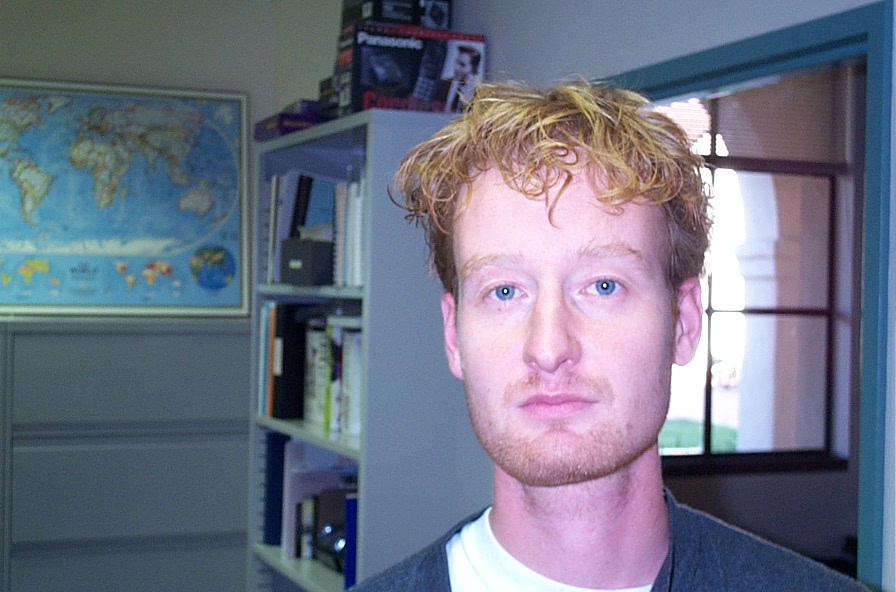
//> input picture object-detection/face-detection/image_0260.jpg, 896 x 592 px
$ ./thre -l=../../object-detection/face-detection/image_0260.jpg -r=../../object-detection/face-detection/temp.jpg   (built with g++ and OpenCV 4)
//> lines starting //> are read from the running program, lines starting //| are printed output that depends on the picture
#include <iostream>
#include <vector>
#include <sstream>
#include <cmath>

#include "opencv2/core.hpp"
#include "opencv2/core/utility.hpp"
#include "opencv2/highgui.hpp"
#include "opencv2/video.hpp"
// #include "opencv2/cudaoptflow.hpp"
// #include "opencv2/cudaarithm.hpp"

using namespace std;
using namespace cv;
using namespace cv::cuda;

template <typename T>
inline T mapVal(T x, T a, T b, T c, T d)
{
    x = ::max(::min(x, b), a);
    return c + (d-c) * (x-a) / (b-a);
}

static void colorizeFlow(const Mat &u, const Mat &v, Mat &dst)
{
    double uMin, uMax;
    cv::minMaxLoc(u, &uMin, &uMax, 0, 0);
    double vMin, vMax;
    cv::minMaxLoc(v, &vMin, &vMax, 0, 0);
    uMin = ::abs(uMin); uMax = ::abs(uMax);
    vMin = ::abs(vMin); vMax = ::abs(vMax);
    float dMax = static_cast<float>(::max(::max(uMin, uMax), ::max(vMin, vMax)));

    dst.create(u.size(), CV_8UC3);
    for (int y = 0; y < u.rows; ++y)
    {
        for (int x = 0; x < u.cols; ++x)
        {
            dst.at<uchar>(y,3*x) = 0;
            dst.at<uchar>(y,3*x+1) = (uchar)mapVal(-v.at<float>(y,x), -dMax, dMax, 0.f, 255.f);
            dst.at<uchar>(y,3*x+2) = (uchar)mapVal(u.at<float>(y,x), -dMax, dMax, 0.f, 255.f);
        }
    }
}

int main(int argc, char **argv)
{
    CommandLineParser cmd(argc, argv,
            "{ l left  | ../data/basketball1.png | specify left image }"
            "{ r right | ../data/basketball2.png | specify right image }"
            "{ h help  | | print help message }");

    cmd.about("Farneback's optical flow sample.");
    if (cmd.has("help") || !cmd.check())
    {
        cmd.printMessage();
        cmd.printErrors();
        return 0;
    }


    string pathL = cmd.get<string>("left");
    string pathR = cmd.get<string>("right");
    if (pathL.empty()) cout << "Specify left image path\n";
    if (pathR.empty()) cout << "Specify right image path\n";
    if (pathL.empty() || pathR.empty()) return -1;

    Mat frameL = imread(pathL, IMREAD_GRAYSCALE);
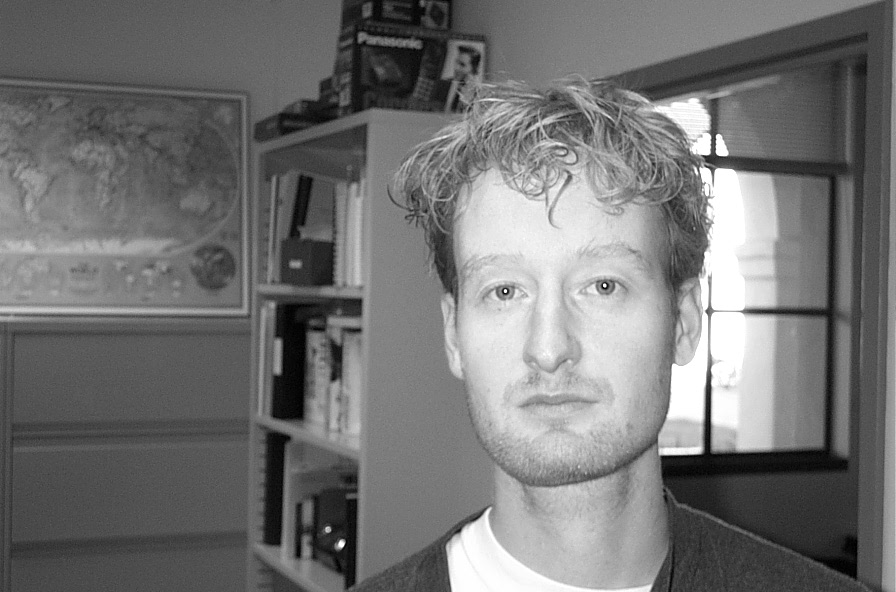
//> frameL: 592 rows x 896 cols, CV_8UC1; min 0, max 255, mean 115.6
    Mat frameR = imread(pathR, IMREAD_GRAYSCALE);
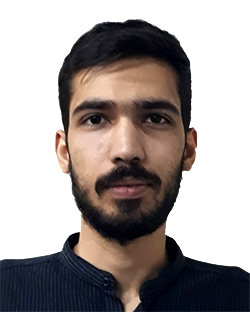
//> input picture object-detection/face-detection/temp.jpg, 250 x 312 px
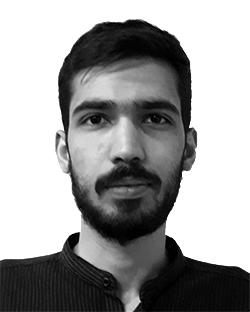
//> frameR: 312 rows x 250 cols, CV_8UC1; min 0, max 255, mean 158.2
    if (frameL.empty()) cout << "Can't open '" << pathL << "'\n";
    if (frameR.empty()) cout << "Can't open '" << pathR << "'\n";
    if (frameL.empty() || frameR.empty()) return -1;

//> (the run ends here: the program stops with an error, at `GpuMat d_frameL(frameL), d_frameR(frameR);`)
